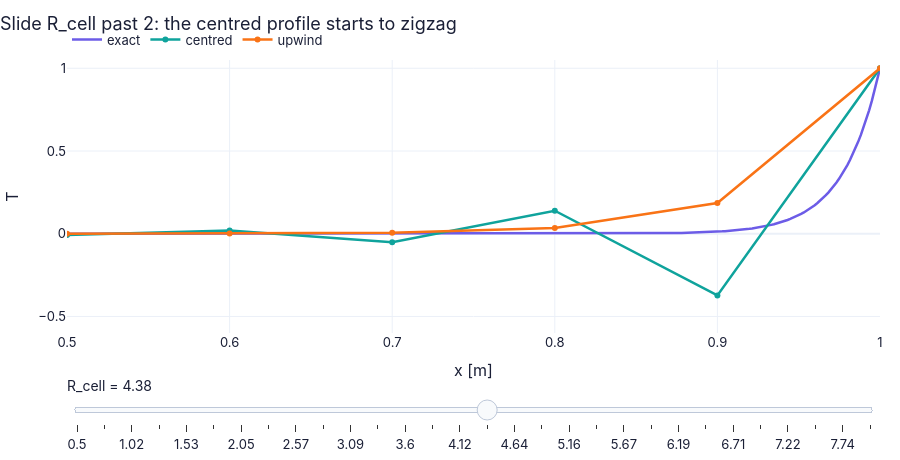

Notebook cell for this chart:
### Markdown cell above
**What you see.** (a) At $R_{cell}=1$ centred (orange) and upwind (teal) dots sit near the exact curve. (b) At $R_{cell}=4$ the centred dots zigzag below zero (the rose band) while the upwind dots are smooth but far too high, close to the dotted modified-equation curve. (c) The two discrete roots against $R_{cell}$, the band $r<0$ shaded.

**How to read it.** The zigzag appears exactly where the orange root goes negative ($R_{cell}>2$). Upwind never oscillates ($r=1+R_{cell}>0$) but solves a problem with the larger diffusivity $D(1+0.5R_{cell})$ — the dotted curve is its exact solution, near (not on) the teal dots.

**What would change if…** …a grid stretched towards the wall with the same $n$ (N47): the orange dots would follow the layer with no visible negative value.

### Code cell
Rcs = np.linspace(0.5, 8, 30 if not FAST else 15)                  # slider positions for R_cell (n = 10)
xf = np.linspace(0.5, 1, 300)   # sample points
def f5(Rc):                                                         # the three profiles near the wall for one R_cell
    ce = FD.steady_cd_fd(10, 10*Rc, "central"); up = FD.steady_cd_fd(10, 10*Rc, "upwind")
    return {"exact": (xf, FD.steady_cd_exact(xf, 10*Rc)), "centred": (ce["x"][5:], ce["T"][5:]), "upwind": (up["x"][5:], up["T"][5:])}   # the values for this call
fig = slider_figure(f5, "R_cell", Rcs, xlabel="x [m]", ylabel="T", yrange=[-0.6, 1.05],
                    title="Slide R_cell past 2: the centred profile starts to zigzag", modes={"centred": "lines+markers", "upwind": "lines+markers"})
fig.show()   # display the interactive figure
